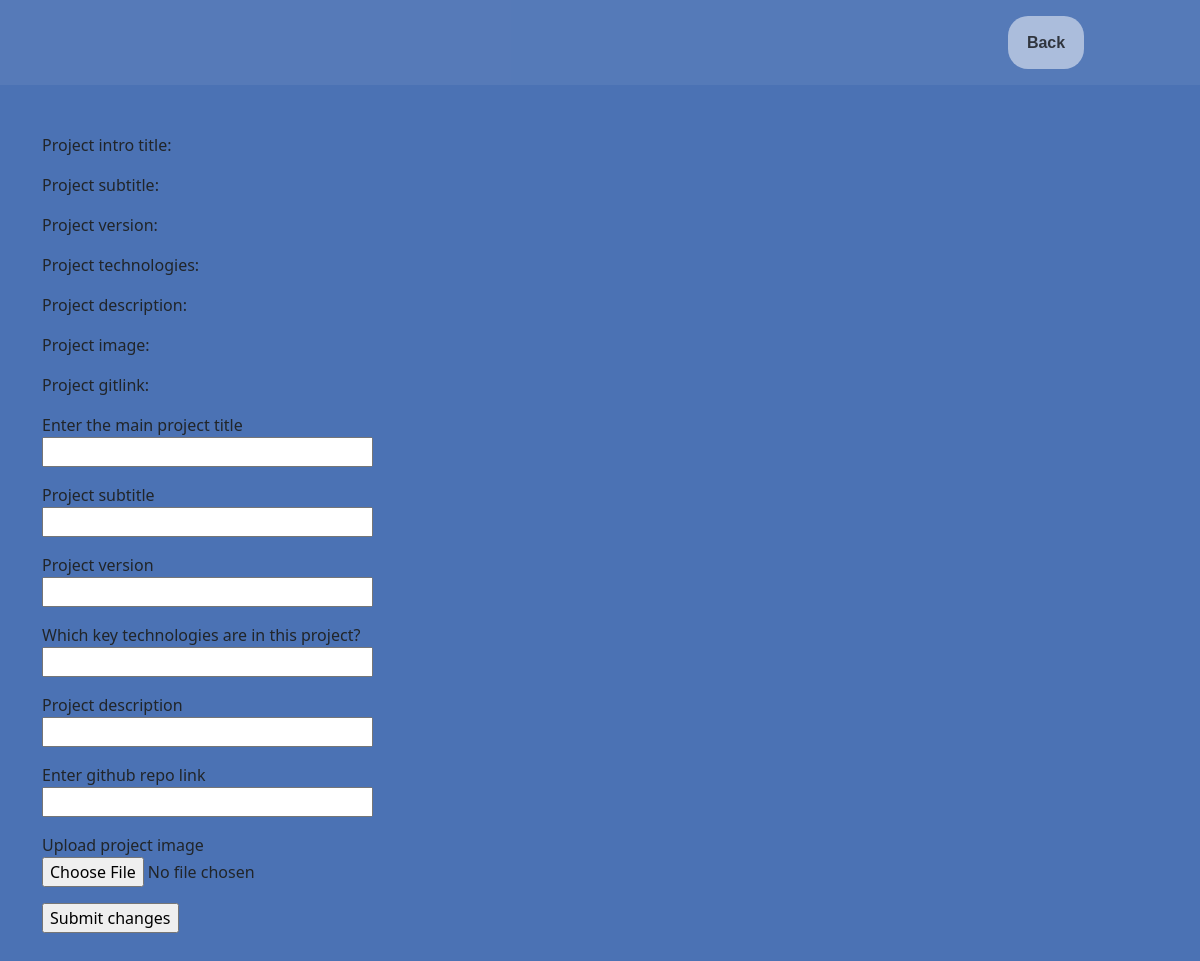
The page /portfolio/edit?id=5 on the database as committed earlier.
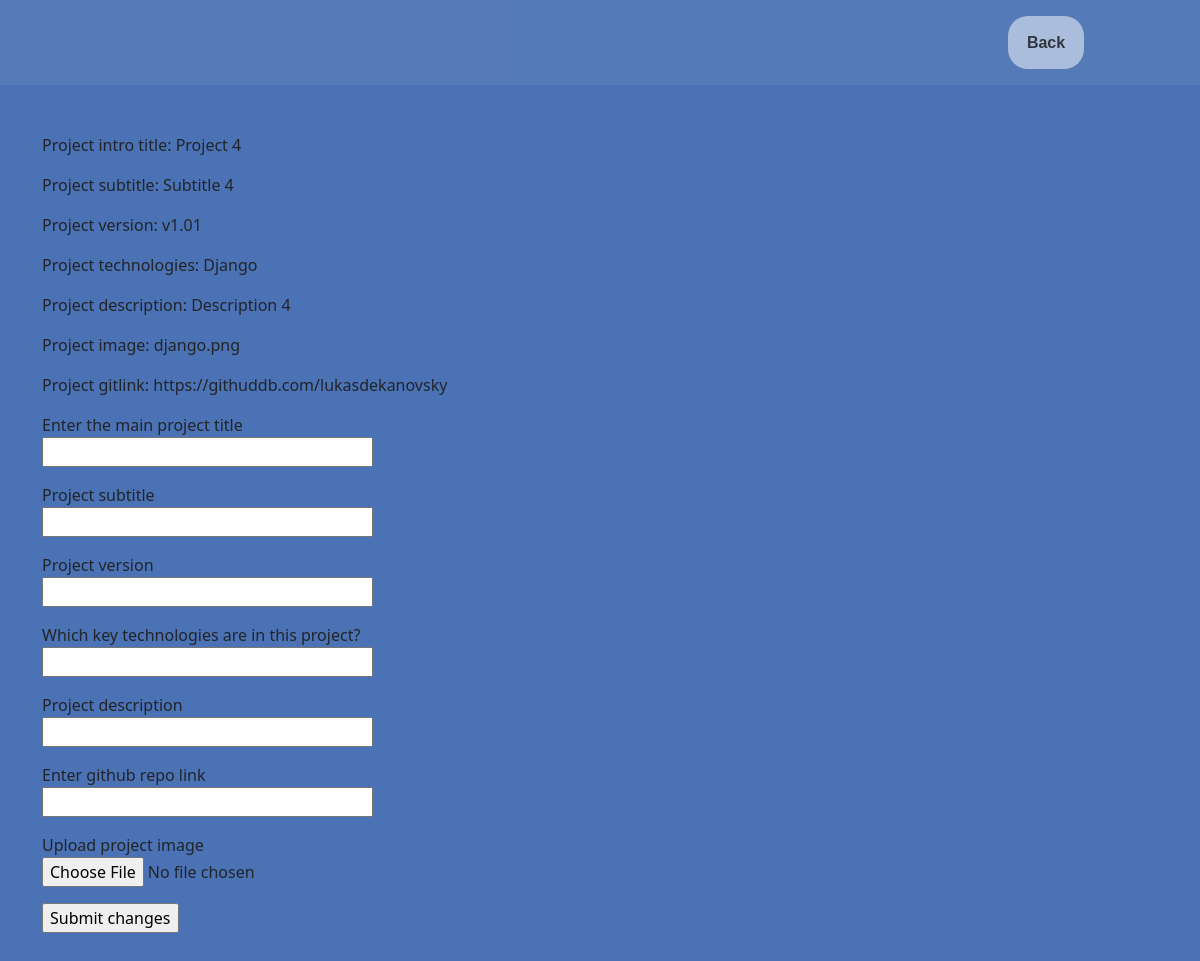
The same page on the database as committed later.
### server.py (models this page shows, shortened)
class Project(db.Model):
    id: Mapped[int] = mapped_column(Integer, primary_key=True)
    intro_title: Mapped[str] = mapped_column(String, unique=True, nullable=False)
    title: Mapped[str] = mapped_column(String, nullable=False)
    version: Mapped[str] = mapped_column(String, nullable=False)
    technologies: Mapped[str] = mapped_column(String, nullable=False)
    description: Mapped[str] = mapped_column(String, nullable=False)
    image: Mapped[str] = mapped_column(String, nullable=False)
    gitlink: Mapped[str] = mapped_column(String, unique=True, nullable=False)

### server.py (the view, shortened to what this page needs)
@app.route("/portfolio/edit", methods=["GET", "POST"])
def edit_portfolio():
    edit_form = EditProject()
    project_id = request.args.get("id")
    selected_project = db.session.execute(db.select(Project).where(Project.id == project_id)).scalar()
    return render_template("edit.html", project = selected_project, form = edit_form)

### server.py
class EditProject(FlaskForm):
    new_intro_title = StringField(label="Enter the main project title")
    new_title = StringField(label="Project subtitle")
    new_version = StringField(label="Project version")
    new_technologies = StringField(label="Which key technologies are in this project?")
    new_description = StringField(label="Project description")
    new_image = FileField(label="Upload project image")
    new_gitlink = URLField(label="Enter github repo link")
    submit = SubmitField(label="Submit changes")

### templates/edit.html (shortened to what this page needs)
<!DOCTYPE html>
<html lang="en">
<head>
    <link href="https://cdn.jsdelivr.net/npm/bootstrap@5.3.3/dist/css/bootstrap.min.css" rel="stylesheet">
    <link rel="stylesheet" href="../static/css/styles.css">
</head>
<body class="newproject-background" style="background-color: hsl(218, 41%, 50%);">
    <div class="header fade fade-delay-small">
        <div class="container-fluid">
            <div class="row">
                <div class="col-lg-8 col-md-8 col-sm-4 mt-3 mx-5"></div>
                <div class="col-lg-3 col-md-3 col-sm-8 mt-3" align="center">
                    <a href="{{ url_for('portfolio')}}" class="button_c mx-5" role="button" data-ripple-color="hsl(218, 41%, 45%)">
                        <span style="font-weight: bold;">Back</span>
                    </a>
                </div>
            </div>
        </div>
    </div>
    <div class="container my-5">
        <p>Project intro title: {{ project.intro_title }}</p>
        <p>Project subtitle: {{ project.title }}</p>
        <p>Project version: {{ project.version }}</p>
        <p>Project technologies: {{ project.technologies }}</p>
        <p>Project description: {{ project.description }}</p>
        <p>Project image: {{ project.image }}</p>
        <p>Project gitlink: {{ project.gitlink }}</p>
        <form action="{{ url_for('edit_portfolio')}}" enctype="multipart/form-data" method="POST" novalidate>
            <p>
                {{form.new_intro_title.label}} <br> {{form.new_intro_title(size=30)}}
            </p>
            <p>
                {{form.new_title.label}} <br> {{form.new_title(size=30)}}
            </p>
            <p>
                {{form.new_version.label}} <br> {{form.new_version(size=30)}}
            </p>
            <p>
                {{form.new_technologies.label}} <br> {{form.new_technologies(size=30)}}
            </p>
            <p>
                {{form.new_description.label}} <br> {{form.new_description(size=30)}}
            </p>
            <p>
                {{form.new_gitlink.label}} <br> {{form.new_gitlink(size=30)}}
            </p>
            <p>
                {{form.new_image.label}} <br> {{form.new_image(size=30)}}
            </p>
            {{ form.submit }}
        </form>
    </div>
</body>
</html>

### static/css/styles.css (style rules this page uses)
.fade { animation-duration: 1s; animation-fill-mode: both; padding: auto; animation-name: fade-in; }
.fade-delay-small { animation-delay: 0.15s; }
.button_c { color: rgba(0, 0, 0, 0.716); background-color: rgba(255, 255, 255, 0.507); margin-right: 10px; font-size: 16px; line-height: 15px; padding: 19px; border-radius: 20px; font-family: Poppins, sans-serif; font-weight: normal; text-decoration: none; font-style: normal; font-variant: normal; text-transform: none; display: inline-block; }
.header { height: 85px; background-color: rgba(255, 255, 255, 0.058); }

Rows that differ between the two databases and show on the page:
added Project: intro_title "Project 4", title "Subtitle 4", version "v1.01", technologies "Django", description "Description 4", image "django.png", gitlink "https://githuddb.com/lukasdekanovsky"
